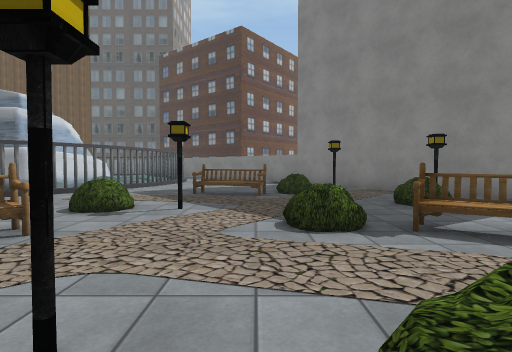
[1] (above)

24 first-person views from a walk through a 3-D level made in the Unity game engine. The camera is 1.3 m above the floor, tilts 2° down and sees 80° across. The floor is counted in squares, 2 m on a side. Each view is taken from the middle of a square. On the plan, view 1 faces up. The plan holds only what a view shows up to about 10 squares ahead; the rest is blank. The place goes on beyond the plan. The player is left out. Some animated figures are left out. Some surface patterns are stand-ins.

[2]
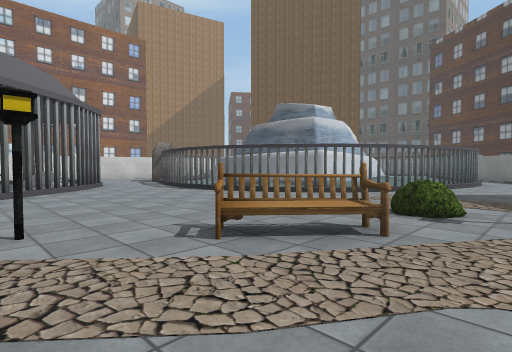

[3]
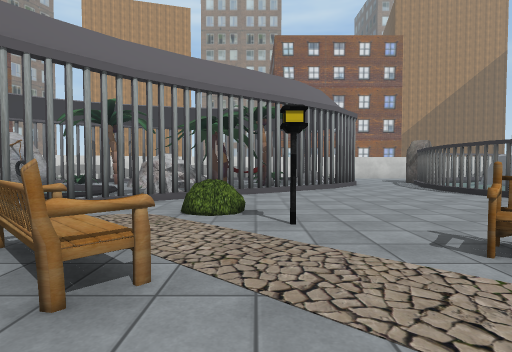

[4]
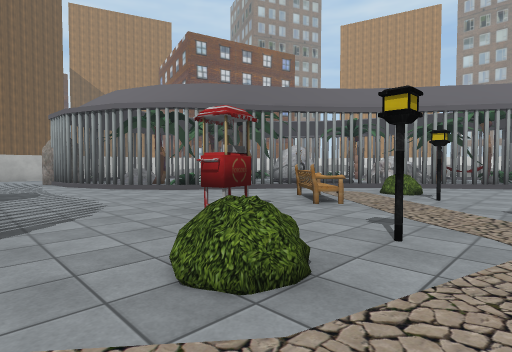

[5]
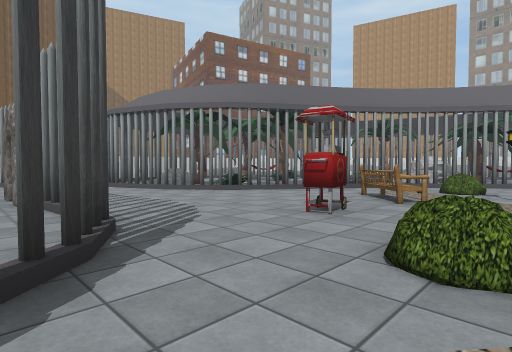

[6]
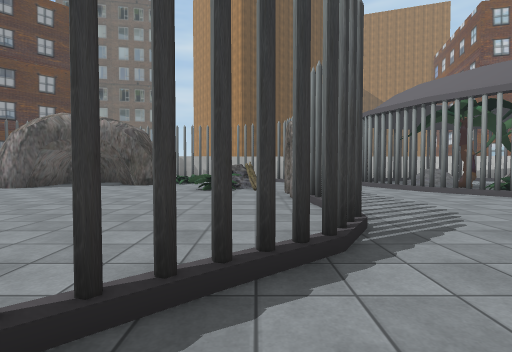

[7]
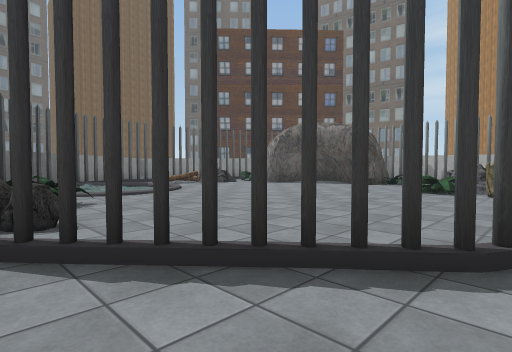

[8]
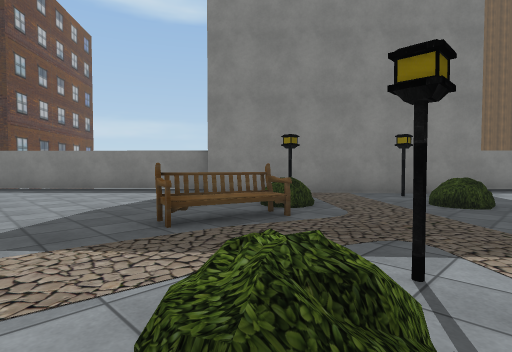

[9]
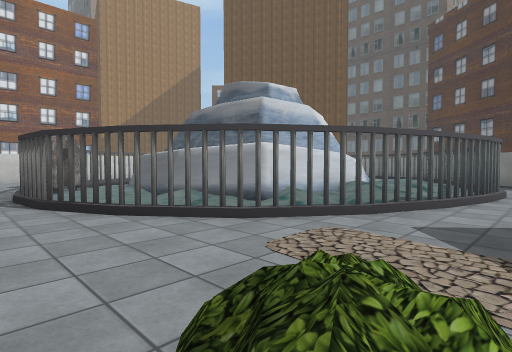

[10]
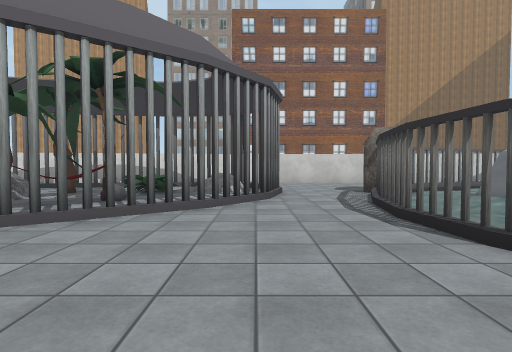

[11]
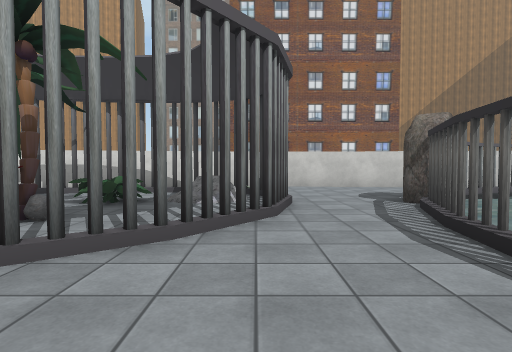

[12]
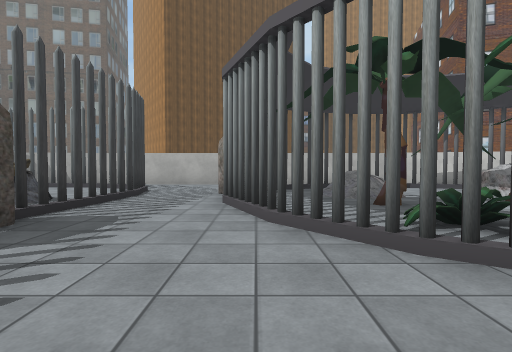

[13]
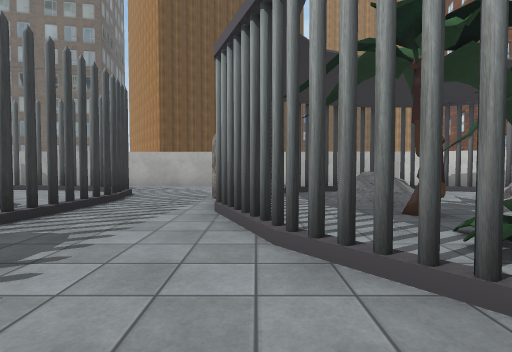

[14]
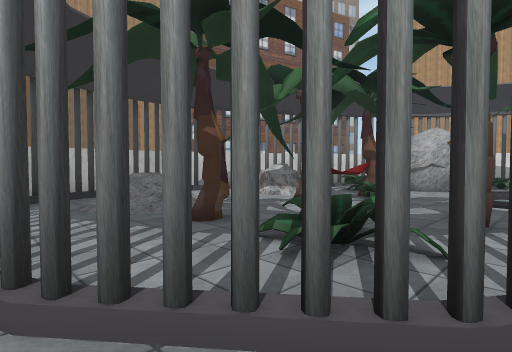

[15]
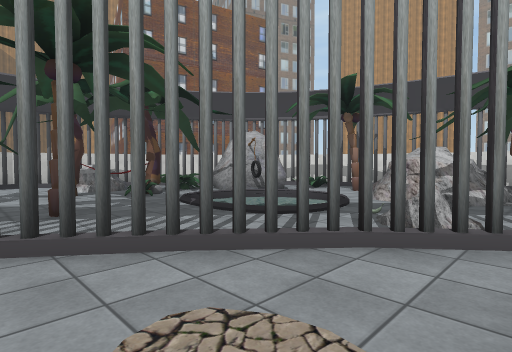

[16]
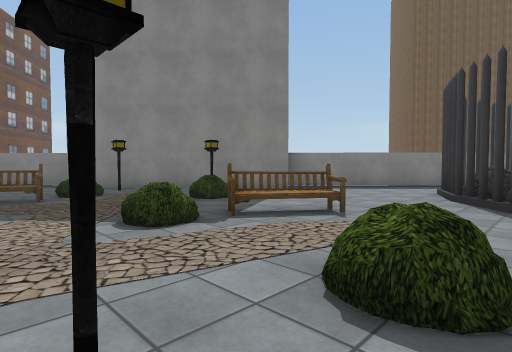

[17]
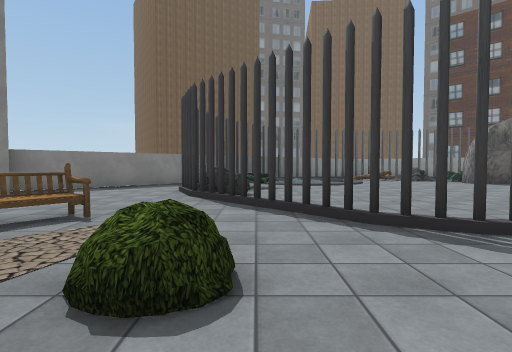

[18]
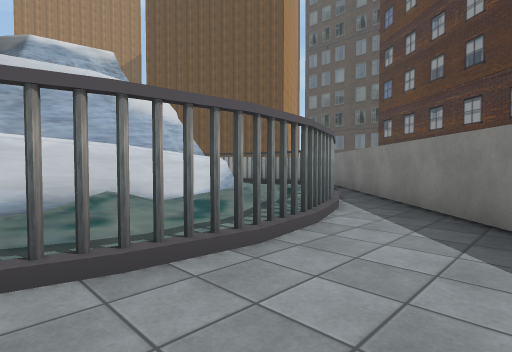

[19]
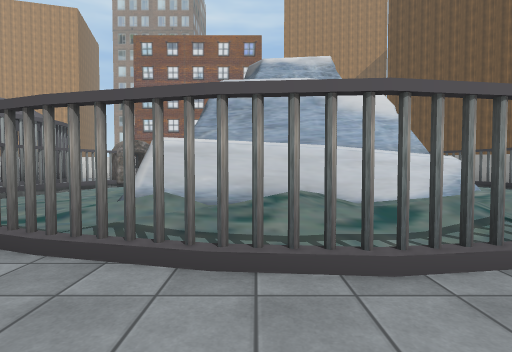

[20]
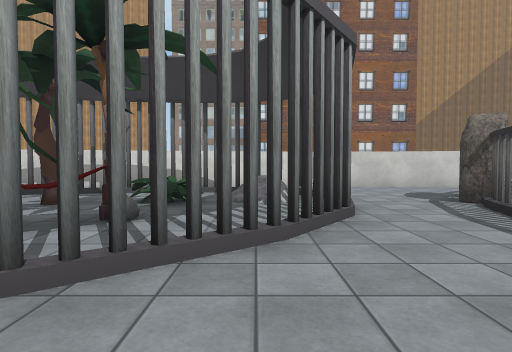

[21]
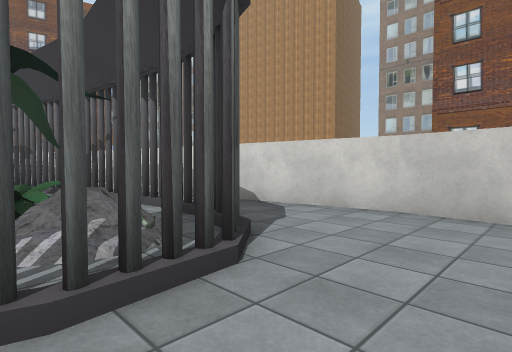

[22]
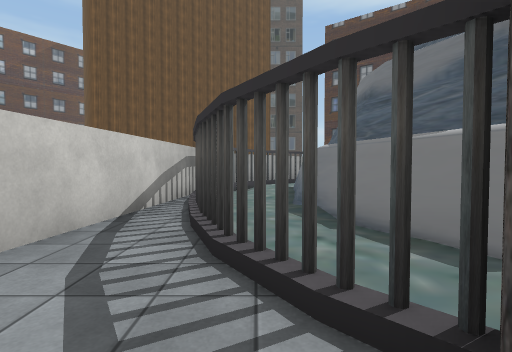

[23]
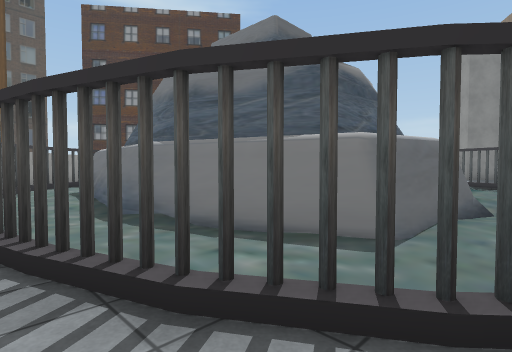

[24]
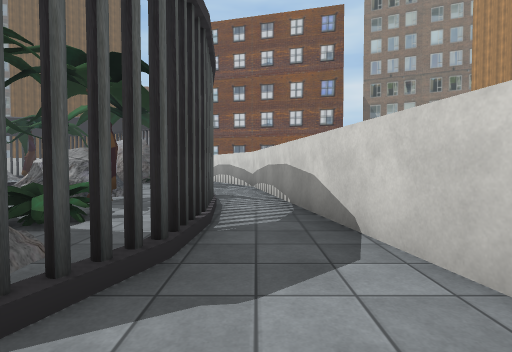

### Floor plan
Key: @ floor where view 1 was taken; # wall or solid block; x gap in a wall; . main floor; : floor 0.25 m higher than the main floor; - floor 0.25 m lower than the main floor; + floor 0.75 m higher than the main floor; / step, stairs or slope; = window, fence, low wall or low ledge; ^ raised ledge; T thing the floor can be seen under or through.
Columns run from 17 left of view 1 to 11 right of it. Each row starts with its distance up from view 1.
 18     ###    ##
 17    ##       ##
 16    #.    #:: ###
 15    ##    ##:-x.##
 14     #     #-:#..##
 13     #     ##:.#..##
 12     #     ##:.#...##
 11     #     ##:.#....#
 10  #####    ##-:#....#
  9  ###-#   ##=-#/....##
  8  #.x-#####..-#.....###
  7  #.##--.-...#/..^^=..##
  6 ##...##---##/........####
  5 #......###/....=....=...##
  4 #........................##
  3 #..#####......#...=^#.....#
  2 ##.#=..TT.....^.....=..#####
  1  #.x.=..T.......#.=...###  ##
  0  #.x.+#^.#...#...@=..#.===.:#
 -1  #.x.###.TT.=.^....#x.......
 -2  #.x.###.=TT..#....x........
 -3  #.x.###...TT......x........
 -4  #### ##..:.#T.....x........
 -5      ##.......##...x.......
 -6       ##--..#.=##..x.......
 -7        ##.....=.x..#==......
 -8        ###^^..#.#..##^=...##
 -9        #====..=. #.##   ####
-10        ##.#=.:=  #.x..
-11         ###....x ..#...
-12         ####xx#  ...#x##
-13           ##     .....##
-14             ##########

Positions as (right, up) in squares from view 1, and headings:
1: (0, 0), facing up
2: (-1, 0), facing up-left
3: (-1, 0), facing left
4: (2, 2), facing down-left
5: (3, 1), facing down-left
6: (3, 1), facing down
7: (2, 1), facing down-right
8: (-3, 4), facing up-right
9: (-2, 4), facing up-left
10: (-5, 3), facing left
11: (-7, 3), facing left
12: (-1, -3), facing down
13: (-1, -4), facing down
14: (-1, -5), facing down-left
15: (-4, -1), facing down-left
16: (-1, 0), facing up-right
17: (-1, 0), facing right
18: (-1, 10), facing up-left
19: (-1, 11), facing left
20: (-7, 2), facing left
21: (-12, 5), facing down-left
22: (-14, 6), facing up
23: (-15, 7), facing up-right
24: (-15, 4), facing down
